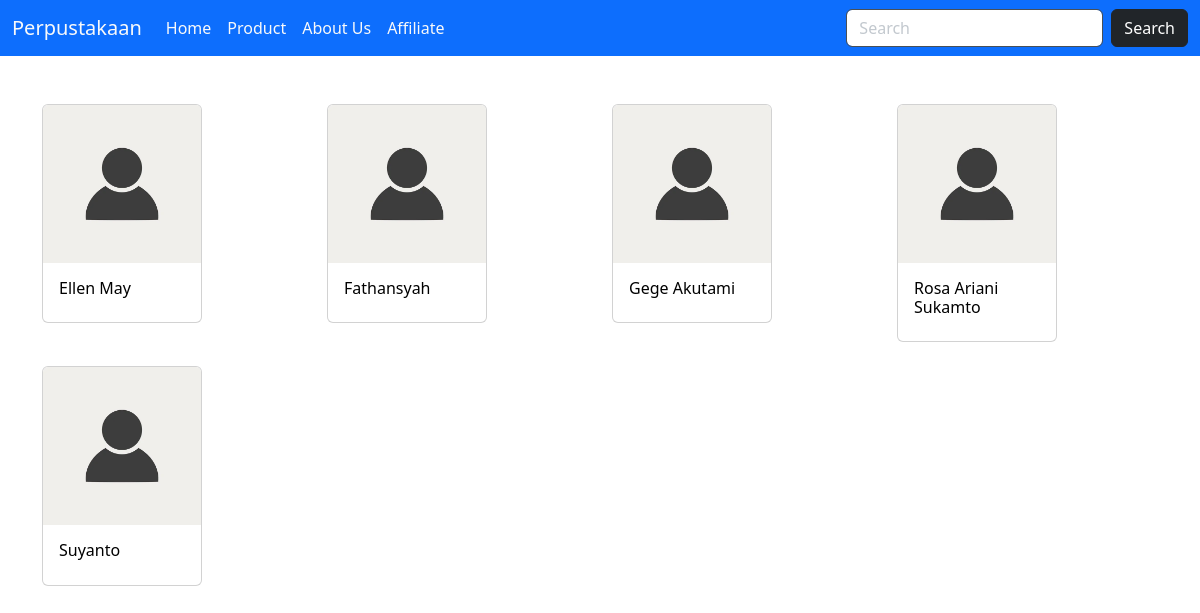
Before: /penulis/ with the older database file.
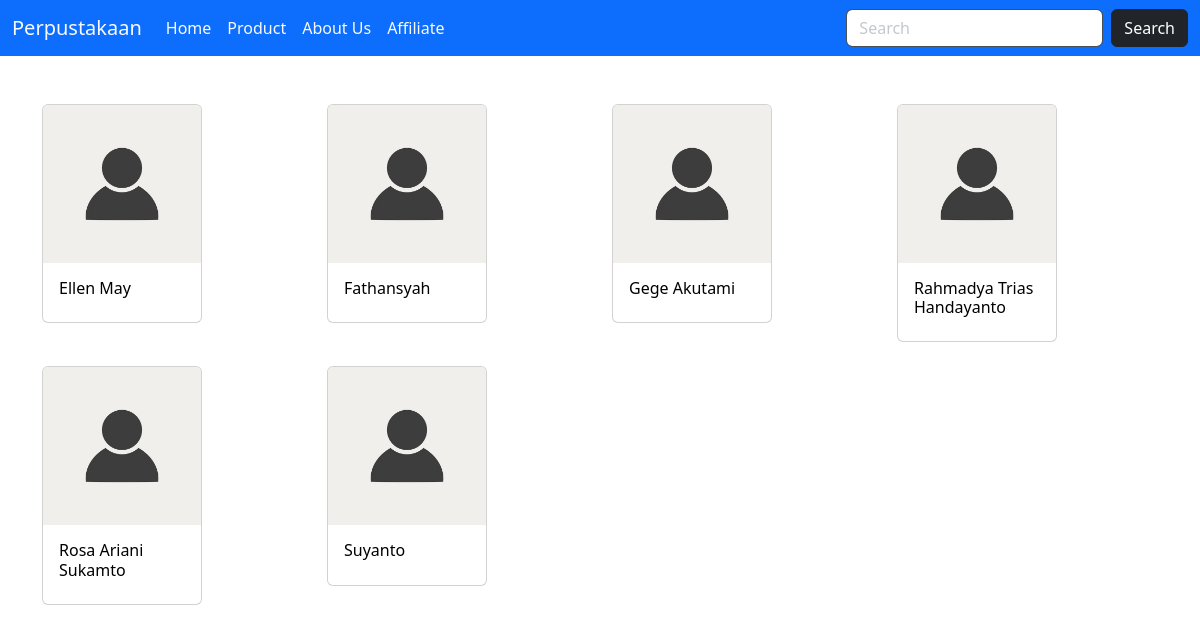
After: the same page with the newer database file.
### produk/models.py (models this page shows, shortened)
class Abstract_Product(models.Model):
    created = models.DateTimeField(auto_now_add=True)
    updated = models.DateTimeField(auto_now=True)
    slug = models.SlugField(max_length=255, editable=False)
    class Meta:
        abstract = True

class Penulis_Buku(Abstract_Product):
    nama_penulis = models.CharField(max_length=100)
    nama = models.CharField(max_length=100, blank=True)
    tentang_penulis = models.TextField(blank=True)
    class Meta:
        ordering = ['nama_penulis']

### perpustakaan/views.py (the view)
# urls.py: path('penulis/', views.penulis, name='penulis'),
def penulis(request):
    penulis_buku = data_penulis.objects.all()
    context = {
        'daftar_penulis': penulis_buku,
        'halaman': 'Daftar Penulis',
        'website': 'Perpustakaan'
    }
    return render(request, 'penulis.html', context)

### templates/penulis.html
{% extends "base.html" %}
{% load static %}
{% block contents %}
<div class="row row-cols-4">
    {% for data in daftar_penulis %}
    <div class="col pb-4">
        <div class="card" style="width: 10rem;">
            <img src="{% static 'icon/profile-icon.jpg' %}" class="card-img-top">
            <div class="card-body">
                <h6><a class="text-decoration-none text-black" href="{% url 'writer_detail' id=data.id inputSlug=data.slug %}">{{data.nama_penulis}}</a></h6>
            </div>
        </div>
    </div>
    {% endfor %}
</div>
{% endblock contents %}

### templates/base.html (shortened to what this page needs)
{% load static %}
<!DOCTYPE html>
<html lang="en">
<head>
    {% include "snippets/styles.html" %}
</head>
<body>
    {% include "snippets/navbar.html" %}
    <div class="container pt-5">
        {% block contents %}
        {% endblock contents %}
    </div>
</body>
</html>

### templates/snippets/styles.html (shortened to what this page needs)
{% load static %}
<link rel="stylesheet" href="{% static 'vendor/bootstrap/bootstrap.css' %}">
<link rel="stylesheet" href="{% static 'css/styles.css' %}">

### templates/snippets/navbar.html (shortened to what this page needs)
<nav class="navbar bg-primary navbar-expand-lg" data-bs-theme="dark">
    <div class="container-fluid">
        <a class="navbar-brand" href="{% url 'index' %}">Perpustakaan</a>
        <div class="collapse navbar-collapse" id="navbarSupportedContent">
        <ul class="navbar-nav me-auto mb-2 mb-lg-0">
            <li class="nav-item">
            <a class="nav-link active" aria-current="page" href="{% url 'index' %}">Home</a>
            </li>
            <li class="nav-item">
            <a class="nav-link active" aria-current="page" href="{% url 'produk:index' %}">Product</a>
            </li>
            <li class="nav-item">
            <a class="nav-link active" aria-current="page" href="#">About Us</a>
            </li>
            <li class="nav-item">
            <a class="nav-link active" aria-current="page" href="#">Affiliate</a>
            </li>
        </ul>
        <form class="d-flex" role="search">
            <input class="form-control me-2" type="search" placeholder="Search" aria-label="Search">
            <button class="btn btn-dark" type="submit">Search</button>
        </form>
        </div>
    </div>
</nav>

### templates/snippets/scripts.html (shortened to what this page needs)
{% load static %}

Changed rows visible on the page:
added Penulis_Buku: nama_penulis "Rahmadya Trias Handayanto"
